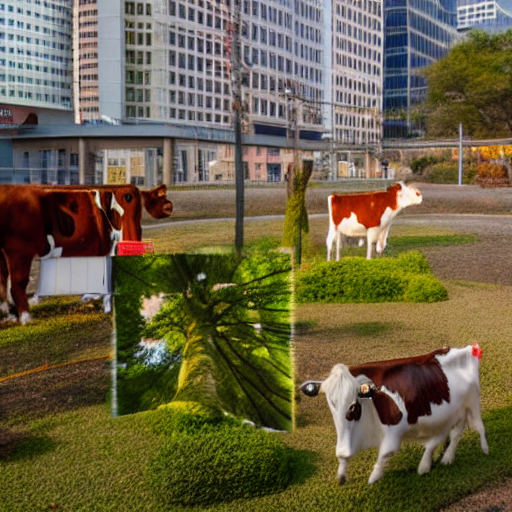
#> input picture slides/src_farm/img/1_in_a_city_park.png, 512 x 512 px, given in place of image95.jpg, which was not available
$ python diff_figs.py ../src_farm/img/1_in_a_city_park.png ../src_farm/img/2_on_a_snowy_field.png
#> lines starting #> are read from the running program, lines starting #| are printed output that depends on the picture; long printed decimals are rounded
"""Figures for the diffusion explainer slides (defense deck, 24-11).
All noising/denoising here is computed, not drawn: DDPM linear schedule, T=1000.
Reverse trajectories use the ideal (posterior-mean) denoiser over a small image set,
so they are real DDPM samples, just with an oracle instead of a trained U-Net."""
import numpy as np, matplotlib
matplotlib.use('Agg')
import matplotlib.pyplot as plt
from PIL import Image
import sys, os
MEDIA = sys.argv[1]; OUT = sys.argv[2]; os.makedirs(OUT, exist_ok=True)
plt.rcParams['font.family'] = 'DejaVu Sans'
INK, MUT, ORG, BLU = '#1F2430', '#5B6270', '#D9692B', '#2E5A9C'

T = 1000
beta = np.linspace(1e-4, 0.02, T)          # beta_1..beta_T
alpha = 1 - beta
abar = np.cumprod(alpha)                     # abar[t-1] = abar_t
def ab(t): return 1.0 if t == 0 else abar[t - 1]

def load(f, s=128):
#> called with f = 'image95.jpg', s = 128
    im = Image.open(os.path.join(MEDIA, f)).convert('RGB').resize((s, s), Image.LANCZOS)
    return np.asarray(im, np.float32) / 127.5 - 1
def show(x): return (np.clip((x + 1) / 2, 0, 1) * 255).astype(np.uint8)
def save(x, name, s=300):
    Image.fromarray(show(x)).resize((s, s), Image.NEAREST if x.shape[0] < s else Image.LANCZOS).save(os.path.join(OUT, name))

rng = np.random.default_rng(7)
x0 = load('image95.jpg')
eps = rng.standard_normal(x0.shape).astype(np.float32)

# ---- forward strip (same eps for all t: closed form x_t = sqrt(abar) x0 + sqrt(1-abar) eps)
TS = [0, 100, 200, 300, 500, 1000]
for t in TS:
    save(np.sqrt(ab(t)) * x0 + np.sqrt(1 - ab(t)) * eps, f'fwd_{t}.png')
print('sqrt abar at', {t: round(float(np.sqrt(ab(t))), 3) for t in TS})
#| sqrt abar at {0: 1.0, 100: 0.947, 200: 0.812, 300: 0.63, 500: 0.28, 1000: 0.006}
print('abar 500', ab(500), 'sqrt', np.sqrt(ab(500)), np.sqrt(1 - ab(500)))
#| abar 500 0.07859 sqrt 0.2803 0.9599

# ---- training-flow images
t_tr = 300
save(x0, 'tr_x0.png'); save(eps * 0.5, 'tr_eps.png')
save(np.sqrt(ab(t_tr)) * x0 + np.sqrt(1 - ab(t_tr)) * eps, 'tr_xt.png')
#> in save (call 9), `Image.fromarray(show(x)).resize((s, s), Image.NEAREST if x.shape[0] < ..`:
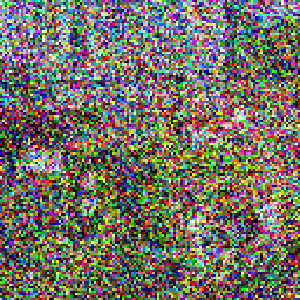
#> saved as tr_xt.png: PIL image 300x300 RGB; mean R, G, B 115.8, 111.3, 99.5
#> in save (call 9), `Image.fromarray(show(x)).resize((s, s), Image.NEAREST if x.shape[0] < ..`:
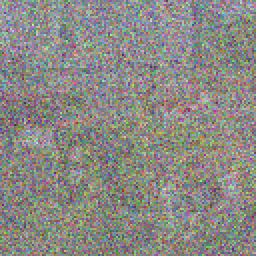
#> x: shape (128, 128, 3) float32 (shown 2 times larger); mean of channels 0, 1, 2 -0.116, -0.159, -0.292; drawn with min black and max white
eh = 0.92 * eps + 0.39 * rng.standard_normal(eps.shape).astype(np.float32)
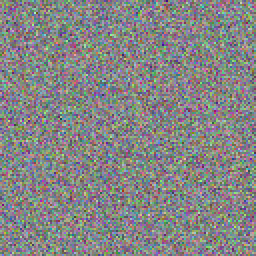
#> eh: shape (128, 128, 3) float32 (shown 2 times larger); mean of channels 0, 1, 2 -0.0119, -0.00512, 0.00334; drawn with min black and max white
save(eh * 0.5, 'tr_epshat.png')
#> in save (call 10), `Image.fromarray(show(x)).resize((s, s), Image.NEAREST if x.shape[0] < ..`:
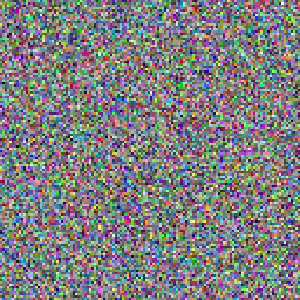
#> saved as tr_epshat.png: PIL image 300x300 RGB; mean R, G, B 126.4, 126.7, 127.7

# ---- signal / noise curve
ts = np.arange(0, T + 1)
#> ts = 1001 values from 0 to 1000
a = np.array([ab(t) for t in ts])
#> a = 1001 values, max 1 at index 0, min 4.04e-05 at index 1000, mean 0.276
fig, ax = plt.subplots(figsize=(5.2, 2.9), dpi=250)
ax.plot(ts, np.sqrt(a), color=BLU, lw=3, label='phần ảnh gốc còn lại  √ᾱₜ')
ax.plot(ts, np.sqrt(1 - a), color=ORG, lw=3, label='phần nhiễu  √(1−ᾱₜ)')
ax.axvline(500, color='#C9CDD4', ls=':', lw=1.5)
ax.annotate('t = 500: ảnh còn 28%,\nnhiễu chiếm 96%', xy=(500, np.sqrt(ab(500))), xytext=(560, 0.5), fontsize=8.5, color=INK,
            arrowprops=dict(arrowstyle='->', color=MUT))
ax.set_xlabel('bước t', fontsize=10, color=INK); ax.set_xlim(0, 1000); ax.set_ylim(0, 1.04)
ax.tick_params(labelsize=8.5, colors=MUT); [ax.spines[s].set_visible(False) for s in ['top', 'right']]
ax.legend(fontsize=8.5, frameon=False, loc='center right', bbox_to_anchor=(1.0, 0.72))
fig.tight_layout(); fig.savefig(os.path.join(OUT, 'curve.png')); plt.close()
#> after `fig.tight_layout()`:
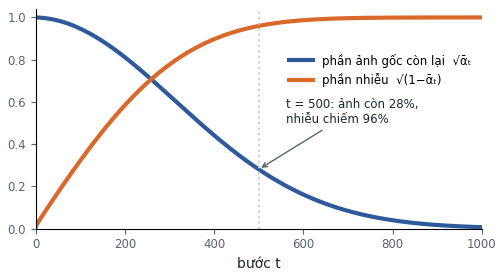
#> figure drawn by matplotlib, 1 panel; curve peaks at x = 0, y = 1; curve peaks at x = 1000, y = 1

# ---- ideal-denoiser DDPM sampling on a small image set
SET = ['image95.jpg', 'image75.jpeg', 'image12.jpeg', 'image19.jpeg', 'image100.jpg', 'image85.jpeg',
       'image88.jpeg', 'image83.jpeg', 'image104.jpg', 'image97.jpg', 'image74.jpeg', 'image80.jpeg']
S2 = 128
D = np.stack([load(f, S2) for f in SET]).reshape(len(SET), -1)
#> call 3 of load, with f = 'image75.jpeg', s = 128
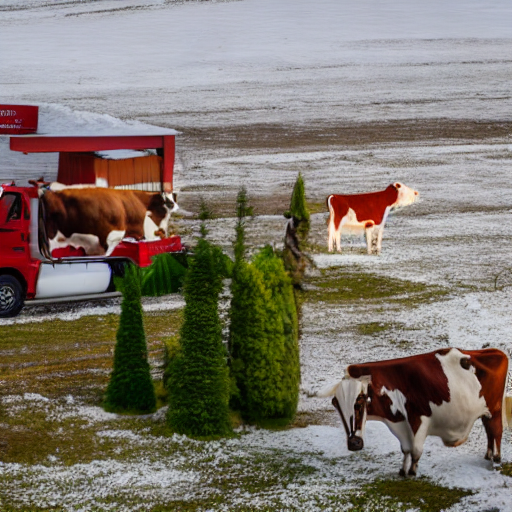
#> input picture slides/src_farm/img/2_on_a_snowy_field.png, 512 x 512 px, given in place of image75.jpeg, which was not available
#> in load (call 3), `im = Image.open(os.path.join(MEDIA, f)).convert('RGB').resize((s, s), ..`:
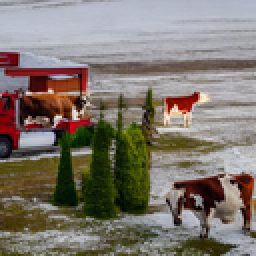
#> im: PIL image 128x128 RGB (shown 2 times larger); mean R, G, B 126.8, 119.2, 109.7
#> (the run stopped early here; a loop or call above may not have finished)
